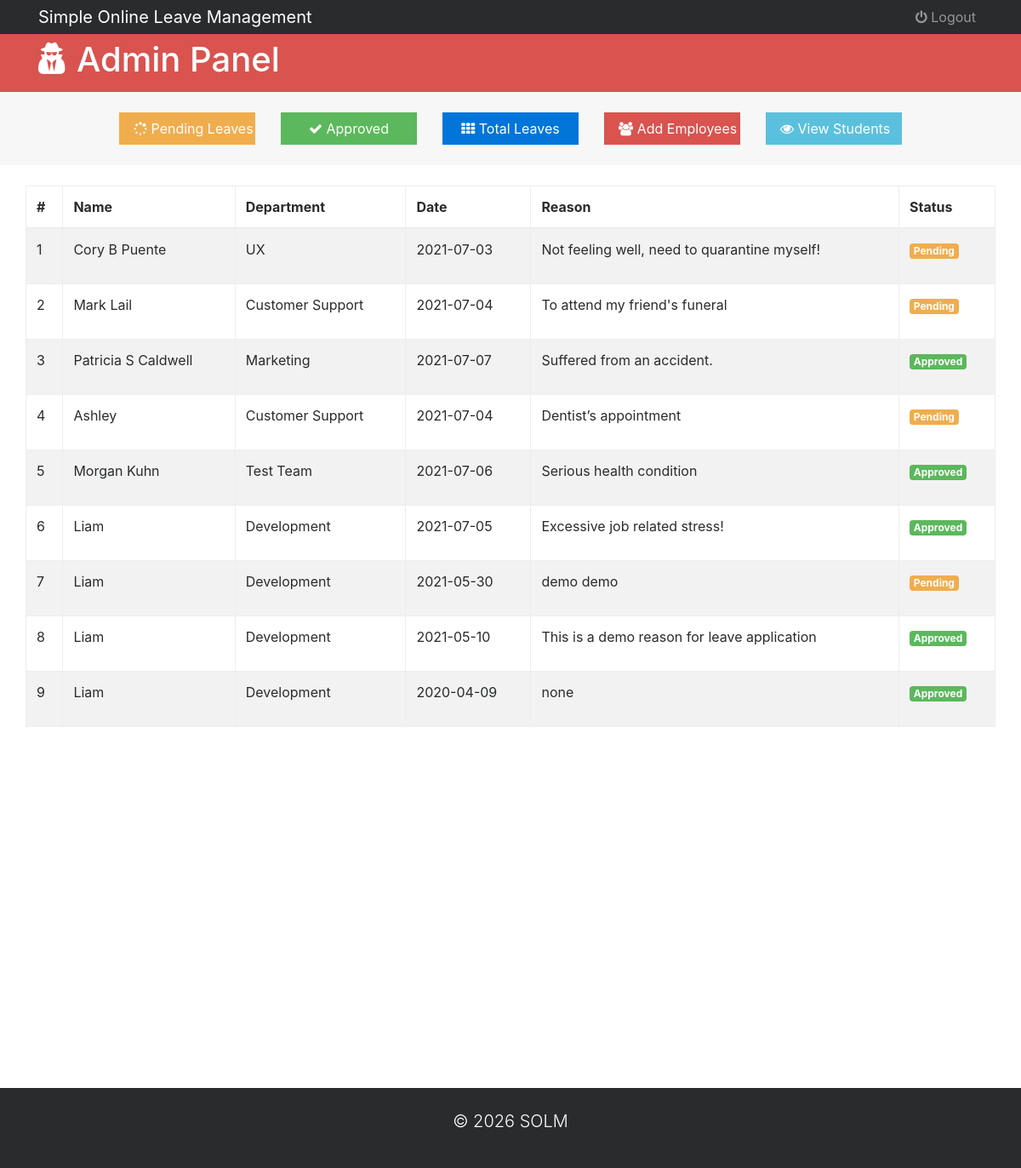
Page /admin/dashboard.php (signed in) on the committed database.
### tables this page shows
CREATE TABLE `leaves` (
  `id` int(11) NOT NULL,
  `name` varchar(255) NOT NULL,
  `email` varchar(255) NOT NULL,
  `department` varchar(255) NOT NULL,
  `leavedate` date NOT NULL,
  `leavereason` varchar(255) NOT NULL,
  `status` int(1) NOT NULL
);

### admin/dashboard.php (the view, shortened to what this page needs)
<?php
	include('inc/head.php');
?>
<body>
	<nav class="navbar navbar-toggleable-sm navbar-inverse bg-inverse p-0">
		<div class="container">
			<a href="#" class="navbar-brand mr-3">Simple Online Leave Management</a>
			<div class="collapse navbar-collapse" id="mynavbar">
				<ul class="navbar-nav ml-auto">
					<li class="nav-item dropdown mr-3">
						<li class="nav-item">
							<a href="logout.php" class="nav-link"><i class="fa fa-power-off"></i> Logout</a>
						</li>
					</li>
				</ul>
			</div>
		</div>
	</nav>
	<header id="main-header" class="bg-danger py-2 text-white">
		<div class="container">
			<div class="row">
				<div class="col-md-6">
					<h1><i class="fa fa-user-secret"></i> Admin Panel</h1>
				</div>
			</div>
		</div>
	</header>
	<section id="sections" class="py-4 mb-4 bg-faded">
		<div class="container">
			<div class="row">
				<div class="col-md"></div>
				<div class="col-md-2">
					<a href="#" class="btn btn-warning btn-block" style="border-radius:0%;" data-toggle="modal" data-target="#addPostModal"><i class="fa fa-spinner"></i> Pending Leaves</a>
				</div>
				<div class="col-md-2">
					<a href="#" class="btn btn-success btn-block" style="border-radius:0%;" data-toggle="modal" data-target="#addCateModal"><i class="fa fa-check"></i> Approved</a>
				</div>
				<div class="col-md-2">
					<a href="#" class="btn btn-primary btn-block" style="border-radius:0%;" data-toggle="modal" data-target="#addUsertModal"><i class="fa fa-th"></i> Total Leaves</a>
				</div>
				<div class="col-md-2">
					<a href="#" class="btn btn-danger btn-block" style="border-radius:0%;" data-toggle="modal" data-target="#addEmpModal"><i class="fa fa-users"></i> Add Employees</a>
				</div>
				<div class="col-md-2">
					<a href="#" class="btn btn-info btn-block" style="border-radius:0%;" data-toggle="modal" data-target="#viewEmpModal"><i class="fa fa-eye"></i> View Students</a>
				</div>
				<div class="col-md"></div>
			</div>
		</div>
	</section>
	<section id="post">
		<div class="container">
			<div class="row">
			<table class="table table-bordered table-hover table-striped">
							<thead>
								<th>#</th>
								<th>Name</th>
								<th>Department</th>
								<th>Date</th>
								<th>Reason</th>
								<th>Status</th>
							</thead>
							 <tbody>
							 	<?php
									$sql = "SELECT * FROM leaves ORDER BY id DESC";
									$que = mysqli_query($con,$sql);
									$cnt = 1;
									while ($result = mysqli_fetch_assoc($que)) {
									?>
							 	<tr>
									<td><?php echo $cnt;?></td>
							 		<td><?php echo $result['name']; ?></td>
							 		<td><?php echo $result['department']; ?></td>
							 		<td><?php echo $result['leavedate']; ?></td>
							 		<td><?php echo $result['leavereason']; ?></td>
							 		<td>
							 			<?php
							 			if ($result['status'] == 0) {
											echo "<span class='badge badge-warning'>Pending</span>";
							 			}
							 			else{
											echo "<span class='badge badge-success'>Approved</span>";
							 			}
							 	$cnt++;	}
							 		 ?>
							 		</td>
							 	</tr>
							 </tbody>
						</table>
			</div>
		</div>
	</section>
	<br><br><br><br><br><br><br><br><br><br><br><br><br><br><br><br>
	<section id="main-footer" class="text-center text-white bg-inverse mt-4 p-4">
		<div class="container">
			<div class="row">
				<div class="col">
				<p class="lead">&copy; <?php echo date("Y")?> SOLM</p>
				</div>
			</div>
		</div>
	</section>
</body>
</html>

### admin/inc/head.php (shortened to what this page needs)
<!DOCTYPE html>
<html lang="en">
<head>
  <link rel="stylesheet" href="css/font-awesome.min.css">
  <link rel="stylesheet" href="css/bootstrap.css">
  <link rel="stylesheet" href="css/style.css">
</head>

### rows in the picture
leaves: name "Cory B Puente", department "UX", leavedate "2021-07-03", leavereason "Not feeling well, need to quarantine myself!", status "Pending"
leaves: name "Mark Lail", department "Customer Support", leavedate "2021-07-04", leavereason "To attend my friend's funeral", status "Pending"
leaves: name "Patricia S Caldwell", department "Marketing", leavedate "2021-07-07", leavereason "Suffered from an accident.", status "Approved"
leaves: name "Ashley", department "Customer Support", leavedate "2021-07-04", leavereason "Dentist’s appointment", status "Pending"
leaves: name "Morgan Kuhn", department "Test Team", leavedate "2021-07-06", leavereason "Serious health condition", status "Approved"
leaves: name "Liam", department "Development", leavedate "2021-07-05", leavereason "Excessive job related stress!", status "Approved"
leaves: name "Liam", department "Development", leavedate "2021-05-30", leavereason "demo demo", status "Pending"
leaves: name "Liam", department "Development", leavedate "2021-05-10", leavereason "This is a demo reason for leave application", status "Approved"
leaves: name "Liam", department "Development", leavedate "2020-04-09", leavereason "none", status "Approved"
